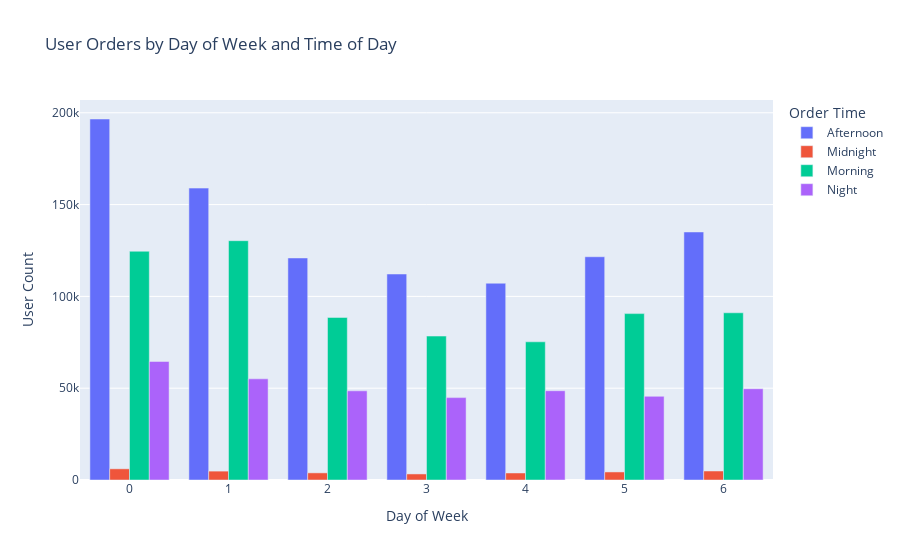

Notebook source saved alongside this figure:
### Code cell
order_by_day_and_time = data.pivot_table(
    index="order_dow", columns="order_time", values="user_id", aggfunc="count"
).reset_index()
new_order_by_day_and_time = order_by_day_and_time.melt(
    id_vars="order_dow",
    value_vars=order_by_day_and_time.columns[1:],
    var_name="order_time",
    value_name="count",
)
fig = ex.bar(
    new_order_by_day_and_time,
    x="order_dow",
    y="count",
    color="order_time",
    barmode="group",
    labels={
        "order_dow": "Day of Week",
        "count": "User Count",
        "order_time": "Order Time",
    },
    title="User Orders by Day of Week and Time of Day",
)
fig.show()

### Figure 1 — Plotly figure (JSON) as saved in the notebook; plotly's stock layout.template omitted (floating-point values rounded to 4 significant figures)
{"data": [{"alignmentgroup": "True", "hovertemplate": "Order Time=Afternoon<br>Day of Week=%{x}<br>User Count=%{y}<extra></extra>", "legendgroup": "Afternoon", "marker": {"color": "#636efa", "pattern": {"shape": ""}}, "name": "Afternoon", "offsetgroup": "Afternoon", "orientation": "v", "showlegend": true, "textposition": "auto", "type": "bar", "x": [0, 1, 2, 3, 4, 5, 6], "xaxis": "x", "y": [196603, 158970, 120927, 112185, 107170, 121577, 135073], "yaxis": "y"}, {"alignmentgroup": "True", "hovertemplate": "Order Time=Midnight<br>Day of Week=%{x}<br>User Count=%{y}<extra></extra>", "legendgroup": "Midnight", "marker": {"color": "#EF553B", "pattern": {"shape": ""}}, "name": "Midnight", "offsetgroup": "Midnight", "orientation": "v", "showlegend": true, "textposition": "auto", "type": "bar", "x": [0, 1, 2, 3, 4, 5, 6], "xaxis": "x", "y": [6095, 4836, 3891, 3298, 3825, 4389, 4903], "yaxis": "y"}, {"alignmentgroup": "True", "hovertemplate": "Order Time=Morning<br>Day of Week=%{x}<br>User Count=%{y}<extra></extra>", "legendgroup": "Morning", "marker": {"color": "#00cc96", "pattern": {"shape": ""}}, "name": "Morning", "offsetgroup": "Morning", "orientation": "v", "showlegend": true, "textposition": "auto", "type": "bar", "x": [0, 1, 2, 3, 4, 5, 6], "xaxis": "x", "y": [124582, 130332, 88526, 78385, 75266, 90614, 91062], "yaxis": "y"}, {"alignmentgroup": "True", "hovertemplate": "Order Time=Night<br>Day of Week=%{x}<br>User Count=%{y}<extra></extra>", "legendgroup": "Night", "marker": {"color": "#ab63fa", "pattern": {"shape": ""}}, "name": "Night", "offsetgroup": "Night", "orientation": "v", "showlegend": true, "textposition": "auto", "type": "bar", "x": [0, 1, 2, 3, 4, 5, 6], "xaxis": "x", "y": [64551, 55098, 48568, 44862, 48623, 45577, 49713], "yaxis": "y"}], "layout": {"barmode": "group", "legend": {"title": {"text": "Order Time"}, "tracegroupgap": 0}, "title": {"text": "User Orders by Day of Week and Time of Day"}, "xaxis": {"anchor": "y", "domain": [0, 1], "title": {"text": "Day of Week"}}, "yaxis": {"anchor": "x", "domain": [0, 1], "title": {"text": "User Count"}}}}
